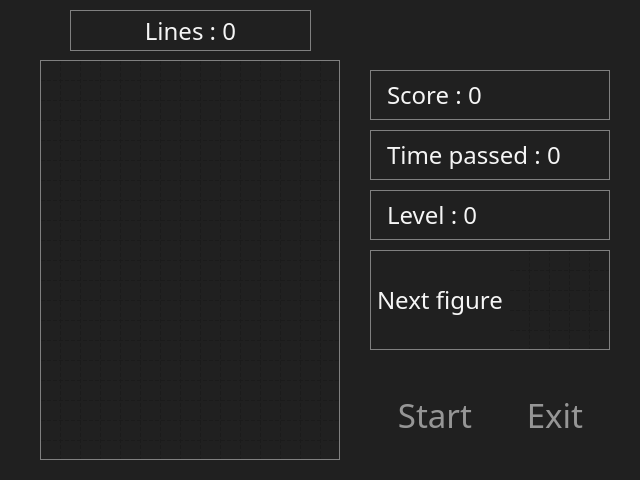
<?xml version="1.0" encoding="UTF-8"?>
<ui version="4.0">
 <class>Dialog</class>
 <widget class="QDialog" name="Dialog">
  <property name="geometry">
   <rect>
    <x>0</x>
    <y>0</y>
    <width>640</width>
    <height>480</height>
   </rect>
  </property>
  <property name="sizePolicy">
   <sizepolicy hsizetype="Fixed" vsizetype="Fixed">
    <horstretch>0</horstretch>
    <verstretch>0</verstretch>
   </sizepolicy>
  </property>
  <property name="windowTitle">
   <string>Game</string>
  </property>
  <property name="styleSheet">
   <string notr="true">background-color: rgb(32, 32, 32);</string>
  </property>
  <widget class="QTableWidget" name="PlayTable">
   <property name="enabled">
    <bool>false</bool>
   </property>
   <property name="geometry">
    <rect>
     <x>40</x>
     <y>60</y>
     <width>300</width>
     <height>400</height>
    </rect>
   </property>
   <property name="sizePolicy">
    <sizepolicy hsizetype="Fixed" vsizetype="Fixed">
     <horstretch>0</horstretch>
     <verstretch>0</verstretch>
    </sizepolicy>
   </property>
   <property name="minimumSize">
    <size>
     <width>300</width>
     <height>400</height>
    </size>
   </property>
   <property name="maximumSize">
    <size>
     <width>300</width>
     <height>400</height>
    </size>
   </property>
   <property name="font">
    <font>
     <pointsize>2</pointsize>
    </font>
   </property>
   <property name="cursor" stdset="0">
    <cursorShape>CrossCursor</cursorShape>
   </property>
   <property name="focusPolicy">
    <enum>Qt::NoFocus</enum>
   </property>
   <property name="styleSheet">
    <string notr="true">color: rgba(0,0,0,0);
border: 1px solid grey;
text-indent: 50px;
letter-spacing: -10px;
line-height: 0.8;
white-space: nowrap;
padding: 0;
margin: 0;</string>
   </property>
   <property name="frameShape">
    <enum>QFrame::Panel</enum>
   </property>
   <property name="frameShadow">
    <enum>QFrame::Plain</enum>
   </property>
   <property name="verticalScrollBarPolicy">
    <enum>Qt::ScrollBarAlwaysOff</enum>
   </property>
   <property name="horizontalScrollBarPolicy">
    <enum>Qt::ScrollBarAlwaysOff</enum>
   </property>
   <property name="sizeAdjustPolicy">
    <enum>QAbstractScrollArea::AdjustToContents</enum>
   </property>
   <property name="autoScroll">
    <bool>false</bool>
   </property>
   <property name="autoScrollMargin">
    <number>0</number>
   </property>
   <property name="editTriggers">
    <set>QAbstractItemView::NoEditTriggers</set>
   </property>
   <property name="tabKeyNavigation">
    <bool>false</bool>
   </property>
   <property name="showDropIndicator" stdset="0">
    <bool>false</bool>
   </property>
   <property name="dragDropOverwriteMode">
    <bool>false</bool>
   </property>
   <property name="selectionMode">
    <enum>QAbstractItemView::NoSelection</enum>
   </property>
   <property name="textElideMode">
    <enum>Qt::ElideMiddle</enum>
   </property>
   <property name="showGrid">
    <bool>true</bool>
   </property>
   <property name="gridStyle">
    <enum>Qt::DashLine</enum>
   </property>
   <property name="wordWrap">
    <bool>true</bool>
   </property>
   <property name="rowCount">
    <number>20</number>
   </property>
   <property name="columnCount">
    <number>15</number>
   </property>
   <attribute name="horizontalHeaderVisible">
    <bool>false</bool>
   </attribute>
   <attribute name="horizontalHeaderMinimumSectionSize">
    <number>0</number>
   </attribute>
   <attribute name="horizontalHeaderDefaultSectionSize">
    <number>20</number>
   </attribute>
   <attribute name="horizontalHeaderHighlightSections">
    <bool>false</bool>
   </attribute>
   <attribute name="verticalHeaderVisible">
    <bool>false</bool>
   </attribute>
   <attribute name="verticalHeaderMinimumSectionSize">
    <number>0</number>
   </attribute>
   <attribute name="verticalHeaderDefaultSectionSize">
    <number>20</number>
   </attribute>
   <attribute name="verticalHeaderHighlightSections">
    <bool>false</bool>
   </attribute>
   <row/>
   <row/>
   <row/>
   <row/>
   <row/>
   <row/>
   <row/>
   <row/>
   <row/>
   <row/>
   <row/>
   <row/>
   <row/>
   <row/>
   <row/>
   <row/>
   <row/>
   <row/>
   <row/>
   <row/>
   <column/>
   <column/>
   <column/>
   <column/>
   <column/>
   <column/>
   <column/>
   <column/>
   <column/>
   <column/>
   <column/>
   <column/>
   <column/>
   <column/>
   <column/>
   <item row="0" column="0">
    <property name="text">
     <string>1</string>
    </property>
   </item>
  </widget>
  <widget class="QLabel" name="ScoreText">
   <property name="geometry">
    <rect>
     <x>370</x>
     <y>70</y>
     <width>240</width>
     <height>50</height>
    </rect>
   </property>
   <property name="sizePolicy">
    <sizepolicy hsizetype="Fixed" vsizetype="Fixed">
     <horstretch>0</horstretch>
     <verstretch>0</verstretch>
    </sizepolicy>
   </property>
   <property name="minimumSize">
    <size>
     <width>240</width>
     <height>50</height>
    </size>
   </property>
   <property name="maximumSize">
    <size>
     <width>240</width>
     <height>50</height>
    </size>
   </property>
   <property name="font">
    <font>
     <family>TF2 Secondary</family>
     <pointsize>18</pointsize>
    </font>
   </property>
   <property name="cursor">
    <cursorShape>IBeamCursor</cursorShape>
   </property>
   <property name="styleSheet">
    <string notr="true">Border: 1px solid grey;
padding: 10px;
color: rgb(245, 245, 245);</string>
   </property>
   <property name="text">
    <string>Score : 0</string>
   </property>
  </widget>
  <widget class="QLabel" name="TimeText">
   <property name="geometry">
    <rect>
     <x>370</x>
     <y>130</y>
     <width>240</width>
     <height>50</height>
    </rect>
   </property>
   <property name="sizePolicy">
    <sizepolicy hsizetype="Fixed" vsizetype="Fixed">
     <horstretch>0</horstretch>
     <verstretch>0</verstretch>
    </sizepolicy>
   </property>
   <property name="minimumSize">
    <size>
     <width>240</width>
     <height>50</height>
    </size>
   </property>
   <property name="maximumSize">
    <size>
     <width>240</width>
     <height>50</height>
    </size>
   </property>
   <property name="font">
    <font>
     <family>TF2 Secondary</family>
     <pointsize>18</pointsize>
    </font>
   </property>
   <property name="cursor">
    <cursorShape>IBeamCursor</cursorShape>
   </property>
   <property name="styleSheet">
    <string notr="true">Border: 1px solid grey;
padding: 10px;
color: rgb(245, 245, 245);</string>
   </property>
   <property name="text">
    <string>Time passed : 0</string>
   </property>
  </widget>
  <widget class="QPushButton" name="ExitButton">
   <property name="geometry">
    <rect>
     <x>500</x>
     <y>390</y>
     <width>110</width>
     <height>50</height>
    </rect>
   </property>
   <property name="sizePolicy">
    <sizepolicy hsizetype="Fixed" vsizetype="Fixed">
     <horstretch>0</horstretch>
     <verstretch>0</verstretch>
    </sizepolicy>
   </property>
   <property name="minimumSize">
    <size>
     <width>110</width>
     <height>50</height>
    </size>
   </property>
   <property name="maximumSize">
    <size>
     <width>110</width>
     <height>50</height>
    </size>
   </property>
   <property name="font">
    <font>
     <family>TF2</family>
     <pointsize>25</pointsize>
    </font>
   </property>
   <property name="cursor">
    <cursorShape>PointingHandCursor</cursorShape>
   </property>
   <property name="styleSheet">
    <string notr="true">QPushButton {
background-color: rgba(255, 255, 255, 0);
border: 0;
color: rgb(150, 150, 150);
}
QPushButton:hover{
background-color: rgba(255, 255, 255, 45);
color: rgb(255,255,255);
}
</string>
   </property>
   <property name="text">
    <string>Exit</string>
   </property>
  </widget>
  <widget class="QPushButton" name="PauseButton">
   <property name="geometry">
    <rect>
     <x>380</x>
     <y>390</y>
     <width>110</width>
     <height>50</height>
    </rect>
   </property>
   <property name="sizePolicy">
    <sizepolicy hsizetype="Fixed" vsizetype="Fixed">
     <horstretch>0</horstretch>
     <verstretch>0</verstretch>
    </sizepolicy>
   </property>
   <property name="minimumSize">
    <size>
     <width>110</width>
     <height>50</height>
    </size>
   </property>
   <property name="maximumSize">
    <size>
     <width>110</width>
     <height>50</height>
    </size>
   </property>
   <property name="font">
    <font>
     <family>TF2</family>
     <pointsize>25</pointsize>
    </font>
   </property>
   <property name="cursor">
    <cursorShape>PointingHandCursor</cursorShape>
   </property>
   <property name="styleSheet">
    <string notr="true">QPushButton {
background-color: rgba(255, 255, 255, 0);
border: 0;
color: rgb(150, 150, 150);
}
QPushButton:hover{
background-color: rgba(255, 255, 255, 45);
color: rgb(255,255,255);
}
</string>
   </property>
   <property name="text">
    <string>Start</string>
   </property>
  </widget>
  <widget class="QTableWidget" name="FigureWindow">
   <property name="geometry">
    <rect>
     <x>510</x>
     <y>250</y>
     <width>100</width>
     <height>100</height>
    </rect>
   </property>
   <property name="sizePolicy">
    <sizepolicy hsizetype="Fixed" vsizetype="Fixed">
     <horstretch>0</horstretch>
     <verstretch>0</verstretch>
    </sizepolicy>
   </property>
   <property name="minimumSize">
    <size>
     <width>100</width>
     <height>100</height>
    </size>
   </property>
   <property name="maximumSize">
    <size>
     <width>100</width>
     <height>100</height>
    </size>
   </property>
   <property name="font">
    <font>
     <pointsize>8</pointsize>
    </font>
   </property>
   <property name="focusPolicy">
    <enum>Qt::NoFocus</enum>
   </property>
   <property name="styleSheet">
    <string notr="true">Border: 1px solid grey;
border-left: 0px;
color: rgba(0,0,0,0);

</string>
   </property>
   <property name="frameShape">
    <enum>QFrame::Panel</enum>
   </property>
   <property name="frameShadow">
    <enum>QFrame::Plain</enum>
   </property>
   <property name="verticalScrollBarPolicy">
    <enum>Qt::ScrollBarAlwaysOff</enum>
   </property>
   <property name="horizontalScrollBarPolicy">
    <enum>Qt::ScrollBarAlwaysOff</enum>
   </property>
   <property name="sizeAdjustPolicy">
    <enum>QAbstractScrollArea::AdjustToContents</enum>
   </property>
   <property name="autoScroll">
    <bool>false</bool>
   </property>
   <property name="autoScrollMargin">
    <number>0</number>
   </property>
   <property name="editTriggers">
    <set>QAbstractItemView::NoEditTriggers</set>
   </property>
   <property name="tabKeyNavigation">
    <bool>false</bool>
   </property>
   <property name="showDropIndicator" stdset="0">
    <bool>false</bool>
   </property>
   <property name="dragDropOverwriteMode">
    <bool>false</bool>
   </property>
   <property name="selectionMode">
    <enum>QAbstractItemView::NoSelection</enum>
   </property>
   <property name="textElideMode">
    <enum>Qt::ElideMiddle</enum>
   </property>
   <property name="gridStyle">
    <enum>Qt::DashLine</enum>
   </property>
   <property name="cornerButtonEnabled">
    <bool>false</bool>
   </property>
   <property name="rowCount">
    <number>5</number>
   </property>
   <property name="columnCount">
    <number>5</number>
   </property>
   <attribute name="horizontalHeaderVisible">
    <bool>false</bool>
   </attribute>
   <attribute name="horizontalHeaderMinimumSectionSize">
    <number>0</number>
   </attribute>
   <attribute name="horizontalHeaderDefaultSectionSize">
    <number>20</number>
   </attribute>
   <attribute name="horizontalHeaderHighlightSections">
    <bool>false</bool>
   </attribute>
   <attribute name="verticalHeaderVisible">
    <bool>false</bool>
   </attribute>
   <attribute name="verticalHeaderMinimumSectionSize">
    <number>0</number>
   </attribute>
   <attribute name="verticalHeaderDefaultSectionSize">
    <number>20</number>
   </attribute>
   <attribute name="verticalHeaderHighlightSections">
    <bool>false</bool>
   </attribute>
   <row/>
   <row/>
   <row/>
   <row/>
   <row/>
   <column/>
   <column/>
   <column/>
   <column/>
   <column/>
  </widget>
  <widget class="QLabel" name="textFigure">
   <property name="geometry">
    <rect>
     <x>370</x>
     <y>250</y>
     <width>140</width>
     <height>100</height>
    </rect>
   </property>
   <property name="sizePolicy">
    <sizepolicy hsizetype="Fixed" vsizetype="Fixed">
     <horstretch>0</horstretch>
     <verstretch>0</verstretch>
    </sizepolicy>
   </property>
   <property name="minimumSize">
    <size>
     <width>140</width>
     <height>100</height>
    </size>
   </property>
   <property name="maximumSize">
    <size>
     <width>140</width>
     <height>100</height>
    </size>
   </property>
   <property name="font">
    <font>
     <family>TF2 Secondary</family>
     <pointsize>18</pointsize>
    </font>
   </property>
   <property name="styleSheet">
    <string notr="true">color: rgb(245, 245, 245);
Border: 1px solid grey;
border-right: 0px;</string>
   </property>
   <property name="text">
    <string>Next figure : </string>
   </property>
  </widget>
  <widget class="QLabel" name="LevelText">
   <property name="geometry">
    <rect>
     <x>370</x>
     <y>190</y>
     <width>240</width>
     <height>50</height>
    </rect>
   </property>
   <property name="sizePolicy">
    <sizepolicy hsizetype="Fixed" vsizetype="Fixed">
     <horstretch>0</horstretch>
     <verstretch>0</verstretch>
    </sizepolicy>
   </property>
   <property name="minimumSize">
    <size>
     <width>240</width>
     <height>50</height>
    </size>
   </property>
   <property name="maximumSize">
    <size>
     <width>240</width>
     <height>50</height>
    </size>
   </property>
   <property name="font">
    <font>
     <family>TF2 Secondary</family>
     <pointsize>18</pointsize>
    </font>
   </property>
   <property name="cursor">
    <cursorShape>IBeamCursor</cursorShape>
   </property>
   <property name="styleSheet">
    <string notr="true">Border: 1px solid grey;
padding: 10px;
color: rgb(245, 245, 245);</string>
   </property>
   <property name="text">
    <string>Level : 0</string>
   </property>
  </widget>
  <widget class="QLabel" name="LinesText">
   <property name="geometry">
    <rect>
     <x>70</x>
     <y>10</y>
     <width>241</width>
     <height>41</height>
    </rect>
   </property>
   <property name="sizePolicy">
    <sizepolicy hsizetype="Fixed" vsizetype="Fixed">
     <horstretch>0</horstretch>
     <verstretch>0</verstretch>
    </sizepolicy>
   </property>
   <property name="minimumSize">
    <size>
     <width>1</width>
     <height>1</height>
    </size>
   </property>
   <property name="maximumSize">
    <size>
     <width>999</width>
     <height>999</height>
    </size>
   </property>
   <property name="font">
    <font>
     <family>TF2 Secondary</family>
     <pointsize>18</pointsize>
    </font>
   </property>
   <property name="cursor">
    <cursorShape>IBeamCursor</cursorShape>
   </property>
   <property name="styleSheet">
    <string notr="true">Border: 1px solid grey;
padding: 10px;
color: rgb(245, 245, 245);</string>
   </property>
   <property name="text">
    <string>Lines : 0</string>
   </property>
   <property name="alignment">
    <set>Qt::AlignCenter</set>
   </property>
  </widget>
 </widget>
 <resources/>
 <connections/>
</ui>
